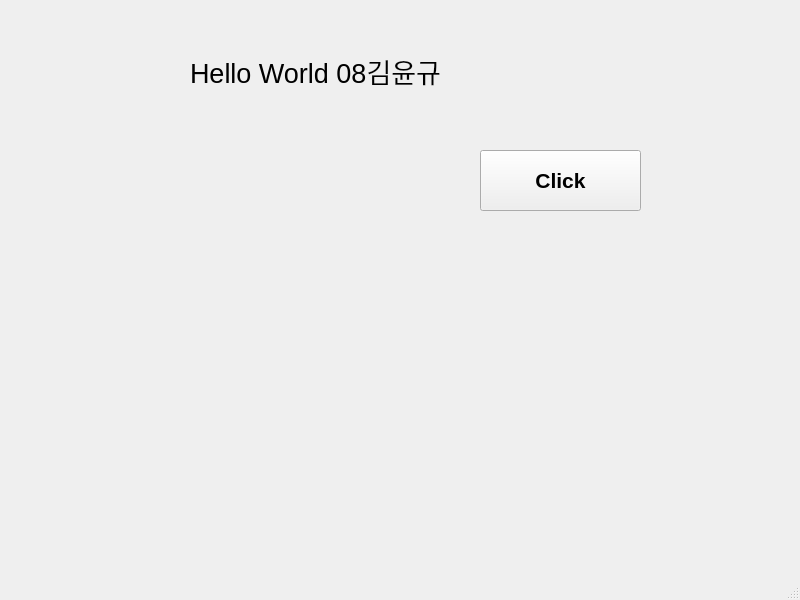
<?xml version="1.0" encoding="UTF-8"?>
<ui version="4.0">
 <class>MainWindow</class>
 <widget class="QMainWindow" name="MainWindow">
  <property name="geometry">
   <rect>
    <x>0</x>
    <y>0</y>
    <width>800</width>
    <height>600</height>
   </rect>
  </property>
  <property name="windowTitle">
   <string>MainWindow</string>
  </property>
  <widget class="QWidget" name="centralwidget">
   <widget class="QLabel" name="label">
    <property name="geometry">
     <rect>
      <x>190</x>
      <y>10</y>
      <width>361</width>
      <height>121</height>
     </rect>
    </property>
    <property name="font">
     <font>
      <pointsize>20</pointsize>
     </font>
    </property>
    <property name="text">
     <string>Hello World 08김윤규</string>
    </property>
   </widget>
   <widget class="QPushButton" name="pushButton">
    <property name="geometry">
     <rect>
      <x>480</x>
      <y>150</y>
      <width>161</width>
      <height>61</height>
     </rect>
    </property>
    <property name="font">
     <font>
      <pointsize>16</pointsize>
      <weight>75</weight>
      <bold>true</bold>
     </font>
    </property>
    <property name="text">
     <string>Click</string>
    </property>
   </widget>
  </widget>
  <widget class="QMenuBar" name="menubar">
   <property name="geometry">
    <rect>
     <x>0</x>
     <y>0</y>
     <width>800</width>
     <height>26</height>
    </rect>
   </property>
  </widget>
  <widget class="QStatusBar" name="statusbar"/>
 </widget>
 <resources/>
 <connections/>
</ui>
